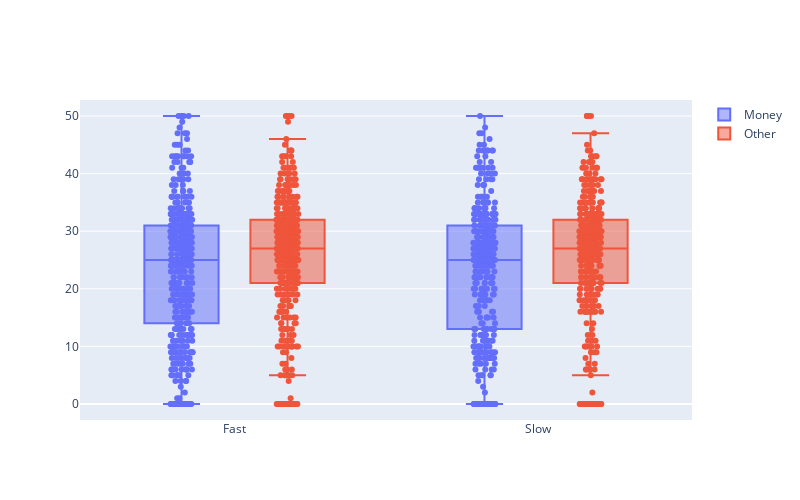

Write notebook code for a chart like this one.
### Code cell
fig = go.Figure()
x_names = ['Fast'] * len(money_fast) + ['Slow'] * len(money_slow)
fig.add_trace(go.Box(
    y = np.hstack([money_fast, money_slow]),
    x = x_names,
    boxpoints='all',
    pointpos=0,
    name='Money',
))
fig.add_trace(go.Box(
    y = np.hstack([other_fast, other_slow]),
    x = x_names,
    boxpoints='all',
    pointpos=0,
    name='Other'
))
fig.update_layout(
    height=500, width=800,
    boxmode='group',
)
fig.show()

### Figure 1 — Plotly figure (JSON) as saved in the notebook; plotly's stock layout.template omitted (floating-point values rounded to 4 significant figures; data arrays with more than 128 entries replaced by an {"elided": "..."} marker saying what was removed)
{"data": [{"boxpoints": "all", "name": "Money", "pointpos": 0, "type": "box", "x": {"elided": "860 str values"}, "y": {"elided": "860 int values"}}, {"boxpoints": "all", "name": "Other", "pointpos": 0, "type": "box", "x": {"elided": "860 str values"}, "y": {"elided": "860 int values"}}], "layout": {"boxmode": "group", "height": 500, "width": 800}}
